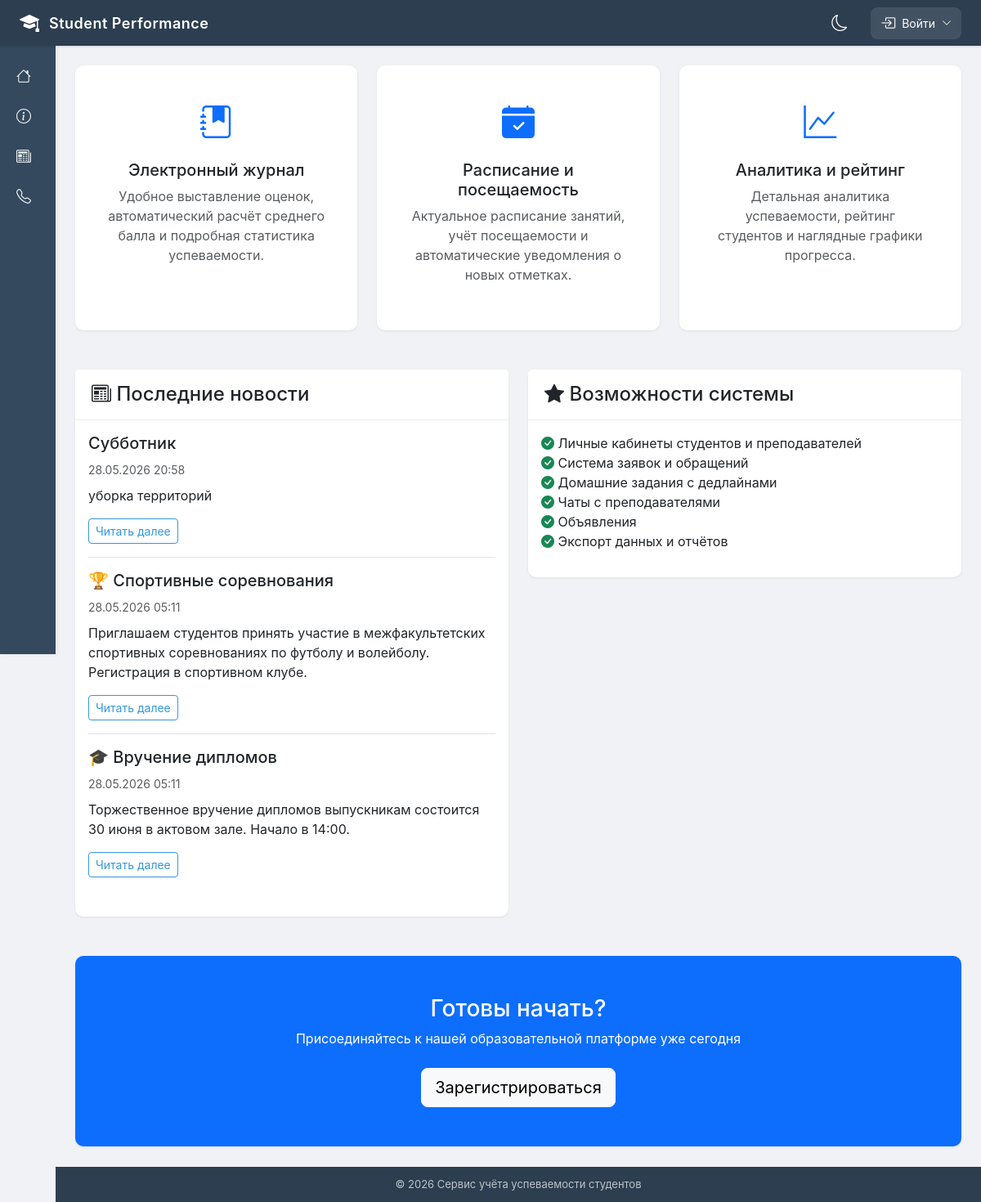
The page / on the database its author committed.
### apps/accounts/models.py (models this page shows, shortened)
class News(models.Model):
    title = models.CharField(max_length=200, verbose_name='Заголовок')
    summary = models.CharField(max_length=300, verbose_name='Краткое описание')
    content = models.TextField(verbose_name='Содержание')
    image = models.ImageField(upload_to='news/', blank=True, null=True, verbose_name='Изображение')
    created_at = models.DateTimeField(auto_now_add=True, verbose_name='Дата создания')
    updated_at = models.DateTimeField(auto_now=True, verbose_name='Дата обновления')
    is_published = models.BooleanField(default=True, verbose_name='Опубликовано')
    class Meta:
        verbose_name = 'Новость'
        verbose_name_plural = 'Новости'
        ordering = ['-created_at']

### apps/core/views.py (the view)
# urls.py: path('', views.home, name='home'),
def home(request):
    last_news = News.objects.filter(is_published=True).order_by('-created_at')[:3]
    context = {
        'title': 'Сервис учёта успеваемости студентов',
        'last_news': last_news,
        'user': request.user,
    }
    return render(request, 'core/home.html', context)

### apps/chat/context_processors.py (called while the page is built)
def chat_unread_count(request):
    if request.user.is_authenticated:
        rooms = ChatRoom.objects.filter(participants=request.user)
        unread_count = 0
        for room in rooms:
            unread_count += room.messages.filter(is_read=False).exclude(sender=request.user).count()
        return {'chat_unread_count': unread_count}
    return {'chat_unread_count': 0}

### apps/core/context_processors.py (called while the page is built)
def notifications_processor(request):
    unread_count = 0
    if request.user.is_authenticated:
        unread_count = Notification.objects.filter(user=request.user, is_read=False).count()
    return {'unread_count': unread_count}

### templates/core/home.html (shortened to what this page needs)
{% extends 'base.html' %}
{% load static %}
{% block content %}
<div class="row g-4 mb-5">
    <div class="col-md-4">
        <div class="card h-100 text-center p-4 hover-card">
            <div class="card-body">
                <i class="bi bi-journal-bookmark-fill fs-1 text-primary"></i>
                <h3 class="h5 mt-3">Электронный журнал</h3>
                <p class="text-muted">Удобное выставление оценок, автоматический расчёт среднего балла и подробная статистика успеваемости.</p>
            </div>
        </div>
    </div>
    <div class="col-md-4">
        <div class="card h-100 text-center p-4 hover-card">
            <div class="card-body">
                <i class="bi bi-calendar-check-fill fs-1 text-primary"></i>
                <h3 class="h5 mt-3">Расписание и посещаемость</h3>
                <p class="text-muted">Актуальное расписание занятий, учёт посещаемости и автоматические уведомления о новых отметках.</p>
            </div>
        </div>
    </div>
    <div class="col-md-4">
        <div class="card h-100 text-center p-4 hover-card">
            <div class="card-body">
                <i class="bi bi-graph-up fs-1 text-primary"></i>
                <h3 class="h5 mt-3">Аналитика и рейтинг</h3>
                <p class="text-muted">Детальная аналитика успеваемости, рейтинг студентов и наглядные графики прогресса.</p>
            </div>
        </div>
    </div>
</div>
<div class="row g-4">
    <div class="col-md-6">
        <div class="card">
            <div class="card-header bg-white">
                <h4 class="mb-0"><i class="bi bi-newspaper"></i> Последние новости</h4>
            </div>
            <div class="card-body">
                {% if last_news %}
                    {% for news in last_news %}
                        <div class="mb-3 pb-3 {% if not forloop.last %}border-bottom{% endif %}">
                            <h5>{{ news.title }}</h5>
                            <small class="text-muted">{{ news.created_at|date:"d.m.Y H:i" }}</small>
                            <p class="mt-2">{{ news.summary|truncatewords:30 }}</p>
                            <a href="{% url 'news_detail' news.pk %}" class="btn btn-sm btn-outline-primary">Читать далее</a>
                        </div>
                    {% endfor %}
                {% else %}
                    <p class="text-muted">Новостей пока нет</p>
                {% endif %}
            </div>
        </div>
    </div>
    <div class="col-md-6">
        <div class="card">
            <div class="card-header bg-white">
                <h4 class="mb-0"><i class="bi bi-star-fill"></i> Возможности системы</h4>
            </div>
            <div class="card-body">
                <ul class="list-unstyled">
                    <li><i class="bi bi-check-circle-fill text-success"></i> Личные кабинеты студентов и преподавателей</li>
                    <li><i class="bi bi-check-circle-fill text-success"></i> Система заявок и обращений</li>
                    <li><i class="bi bi-check-circle-fill text-success"></i> Домашние задания с дедлайнами</li>
                    <li><i class="bi bi-check-circle-fill text-success"></i> Чаты с преподавателями</li>
                    <li><i class="bi bi-check-circle-fill text-success"></i> Объявления</li>
                    <li><i class="bi bi-check-circle-fill text-success"></i> Экспорт данных и отчётов</li>
                </ul>
            </div>
        </div>
    </div>
</div>
{% if not user.is_authenticated %}
<div class="row mt-5">
    <div class="col-12 text-center">
        <div class="card bg-primary text-white">
            <div class="card-body py-5">
                <h3>Готовы начать?</h3>
                <p class="mb-4">Присоединяйтесь к нашей образовательной платформе уже сегодня</p>
                <a href="{% url 'register' %}" class="btn btn-light btn-lg">Зарегистрироваться</a>
            </div>
        </div>
    </div>
</div>
{% endif %}
{% endblock %}

### templates/base.html (style rules this page uses)
* { margin: 0; padding: 0; box-sizing: border-box; }
html, body { height: 100%; min-height: 100vh; }
body { display: flex; min-height: 100vh; background-color: #f0f2f5; font-family: -apple-system, BlinkMacSystemFont, 'Segoe UI', Roboto, 'Helvetica Neue', Arial, sans-serif; }
.card { border: none; border-radius: 10px; box-shadow: 0 1px 3px rgba(0,0,0,0.08); transition: box-shadow 0.2s; background-color: white; }
.card-header { background-color: white; border-bottom: 1px solid #e9ecef; padding: 16px 20px; font-weight: 600; }
.btn-outline-primary { border: 1px solid #3498db; color: #3498db; background: transparent; }
.hover-card { transition: all 0.3s ease; cursor: pointer; }
.hover-card i { transition: all 0.3s ease; display: inline-block; }

### rows shown on the page
News: title "Субботник", created_at "28.05.2026 20:58", summary "уборка территорий"
News: title "🏆 Спортивные соревнования", created_at "28.05.2026 05:11", summary "Приглашаем студентов принять участие в межфакультетских спортивных соревнованиях по футболу и волейболу. Регистрация в спортивном клубе."
News: title "🎓 Вручение дипломов", created_at "28.05.2026 05:11", summary "Торжественное вручение дипломов выпускникам состоится 30 июня в актовом зале. Начало в 14:00."
